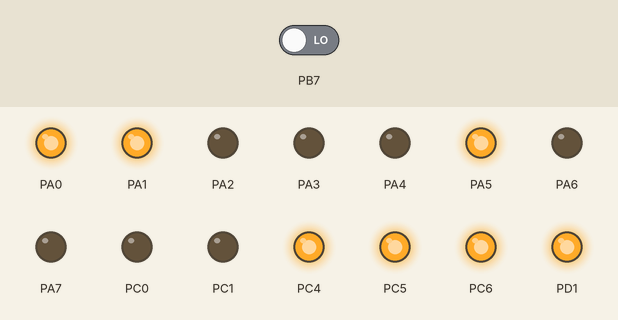
Recording of a program running on a simulated ATmega32, built with avr-gcc and emulated at 1 MHz. Parts: output pins drawn as LEDs (lit = HIGH). The inputs (shaded band) are chosen by the test bench; at power-on: PB7 LOW.

Above: at 1.2 s.
1.3 s: PB7 driven HIGH
At 2.5 s:
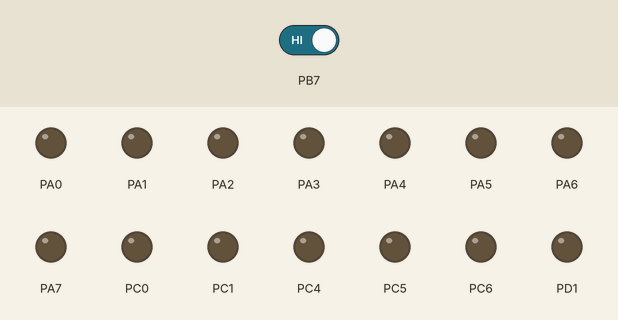
2.8 s: PB7 driven LOW
At 3.9 s:
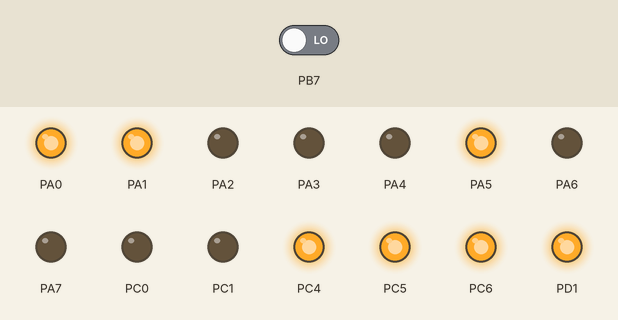
Timing chart, 0 to 5.8 s (numbered marks = the images above; inputs shaded):
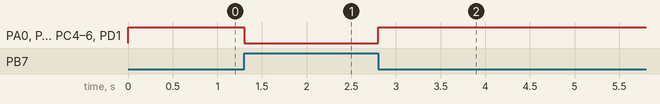

Measured:
- after the input at 1.3 s, PA0, PA1, PA5, PC4–6, PD1: HIGH → LOW at once
- after the input at 2.8 s, PA0, PA1, PA5, PC4–6, PD1: LOW → HIGH at once

The program:

main.c
```c
#define F_CPU 1000000
#include <avr/io.h>
#include <util/delay.h>

unsigned int instructions[256]={
	0x7023,0x7035,0x4231,0x4134,0x7452,0x9323,0x0222,0x8441,0x2421,0xc250,0xe441,0xa422,0x6241,0xf153,0xc220,0x9610,
	0x8661,0x9630,0x8661,0x3115,0x7661,0xa610,0xb336,0x964f,0xa342,0x9640,0x8661,0xa640,0x7661,0xa630,0x5333,0x7661,
	0xa630,0xc250,0x1311,0x8113,0xc0f0,0x0000,0x0000,0x0000,0x0000,0x0000,0x0000,0x0000,0x0000,0x0000,0x0000,0x0000,
	0x0000,0x0000,0x0000,0x0000,0x0000,0x0000,0x0000,0x0000,0x0000,0x0000,0x0000,0x0000,0x0000,0x0000,0x0000,0x0000,
	0x0000,0x0000,0x0000,0x0000,0x0000,0x0000,0x0000,0x0000,0x0000,0x0000,0x0000,0x0000,0x0000,0x0000,0x0000,0x0000,
	0x0000,0x0000,0x0000,0x0000,0x0000,0x0000,0x0000,0x0000,0x0000,0x0000,0x0000,0x0000,0x0000,0x0000,0x0000,0x0000,
	0x0000,0x0000,0x0000,0x0000,0x0000,0x0000,0x0000,0x0000,0x0000,0x0000,0x0000,0x0000,0x0000,0x0000,0x0000,0x0000,
	0x0000,0x0000,0x0000,0x0000,0x0000,0x0000,0x0000,0x0000,0x0000,0x0000,0x0000,0x0000,0x0000,0x0000,0x0000,0x0000,
	0x0000,0x0000,0x0000,0x0000,0x0000,0x0000,0x0000,0x0000,0x0000,0x0000,0x0000,0x0000,0x0000,0x0000,0x0000,0x0000,
	0x0000,0x0000,0x0000,0x0000,0x0000,0x0000,0x0000,0x0000,0x0000,0x0000,0x0000,0x0000,0x0000,0x0000,0x0000,0x0000,
	0x0000,0x0000,0x0000,0x0000,0x0000,0x0000,0x0000,0x0000,0x0000,0x0000,0x0000,0x0000,0x0000,0x0000,0x0000,0x0000,
	0x0000,0x0000,0x0000,0x0000,0x0000,0x0000,0x0000,0x0000,0x0000,0x0000,0x0000,0x0000,0x0000,0x0000,0x0000,0x0000,
	0x0000,0x0000,0x0000,0x0000,0x0000,0x0000,0x0000,0x0000,0x0000,0x0000,0x0000,0x0000,0x0000,0x0000,0x0000,0x0000,
	0x0000,0x0000,0x0000,0x0000,0x0000,0x0000,0x0000,0x0000,0x0000,0x0000,0x0000,0x0000,0x0000,0x0000,0x0000,0x0000,
	0x0000,0x0000,0x0000,0x0000,0x0000,0x0000,0x0000,0x0000,0x0000,0x0000,0x0000,0x0000,0x0000,0x0000,0x0000,0x0000,
0x0000,0x0000,0x0000,0x0000,0x0000,0x0000,0x0000,0x0000,0x0000,0x0000,0x0000,0x0000,0x0000,0x0000,0x0000,0x0000};


int main(void)
{
	DDRA=0XFF; //output
	DDRB=0x00; //input
	DDRC=0xFF; //output
	DDRD = 0xFF; //output

	MCUCSR|=(1<<JTD);
	MCUCSR|=(1<<JTD);

	unsigned int cur_instruction;
	unsigned int dst;
	unsigned int src_reg_2;
	unsigned int src_reg_1;
	unsigned int opcode;

	int pc = 0;
	PORTA = 0;
	PORTC = 0;

	/* Replace with your application code */
	while (1) {
		pc = PINB;
		cur_instruction = instructions[pc];
		dst = 0x000F & cur_instruction;
		src_reg_2 = 0x00F0 & cur_instruction;
		src_reg_1 = (0x0F00 & cur_instruction);
		opcode = (0xF000 & cur_instruction);
		PORTA = src_reg_2 | dst; //src2|dst
		PORTC = (src_reg_1 >> 8) | (opcode >> 8); // opcode|src1
		PORTD = (src_reg_1 >> 4) | (src_reg_2 >> 4); // src1 | src2
		// target address is PORTA full 8 bit
		_delay_ms(10);
	}
}
//InstructionMemory
```
